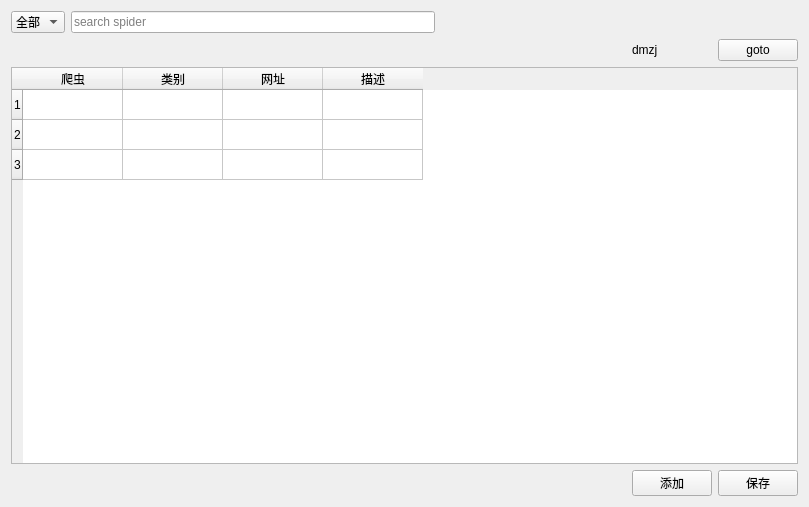
<?xml version="1.0" encoding="UTF-8"?>
<ui version="4.0">
 <class>FormSpiderTable</class>
 <widget class="QWidget" name="FormSpiderTable">
  <property name="geometry">
   <rect>
    <x>0</x>
    <y>0</y>
    <width>809</width>
    <height>507</height>
   </rect>
  </property>
  <property name="windowTitle">
   <string>Form</string>
  </property>
  <layout class="QVBoxLayout" name="verticalLayout">
   <item>
    <layout class="QHBoxLayout" name="horizontalLayout_14">
     <item>
      <widget class="QComboBox" name="cmbTagFilter_2">
       <item>
        <property name="text">
         <string>全部</string>
        </property>
       </item>
       <item>
        <property name="text">
         <string>图片</string>
        </property>
       </item>
       <item>
        <property name="text">
         <string>漫画</string>
        </property>
       </item>
       <item>
        <property name="text">
         <string>文档</string>
        </property>
       </item>
       <item>
        <property name="text">
         <string>BBS</string>
        </property>
       </item>
       <item>
        <property name="text">
         <string>资源</string>
        </property>
       </item>
       <item>
        <property name="text">
         <string>电商</string>
        </property>
       </item>
       <item>
        <property name="text">
         <string>财经</string>
        </property>
       </item>
       <item>
        <property name="text">
         <string>工具</string>
        </property>
       </item>
       <item>
        <property name="text">
         <string>新闻</string>
        </property>
       </item>
      </widget>
     </item>
     <item>
      <widget class="QLineEdit" name="ledKeyword_2">
       <property name="placeholderText">
        <string>search spider</string>
       </property>
      </widget>
     </item>
     <item>
      <spacer name="horizontalSpacer_12">
       <property name="orientation">
        <enum>Qt::Horizontal</enum>
       </property>
       <property name="sizeHint" stdset="0">
        <size>
         <width>40</width>
         <height>20</height>
        </size>
       </property>
      </spacer>
     </item>
    </layout>
   </item>
   <item>
    <layout class="QHBoxLayout" name="horizontalLayout_9">
     <item>
      <spacer name="horizontalSpacer_10">
       <property name="orientation">
        <enum>Qt::Horizontal</enum>
       </property>
       <property name="sizeHint" stdset="0">
        <size>
         <width>40</width>
         <height>20</height>
        </size>
       </property>
      </spacer>
     </item>
     <item>
      <widget class="QLabel" name="lbSpider_2">
       <property name="sizePolicy">
        <sizepolicy hsizetype="Minimum" vsizetype="Preferred">
         <horstretch>0</horstretch>
         <verstretch>0</verstretch>
        </sizepolicy>
       </property>
       <property name="minimumSize">
        <size>
         <width>80</width>
         <height>0</height>
        </size>
       </property>
       <property name="text">
        <string>dmzj</string>
       </property>
      </widget>
     </item>
     <item>
      <widget class="QPushButton" name="btnGotoTemplate_2">
       <property name="text">
        <string>goto</string>
       </property>
      </widget>
     </item>
    </layout>
   </item>
   <item>
    <widget class="QTableWidget" name="tableWidget">
     <row>
      <property name="text">
       <string>1</string>
      </property>
     </row>
     <row>
      <property name="text">
       <string>2</string>
      </property>
     </row>
     <row>
      <property name="text">
       <string>3</string>
      </property>
     </row>
     <column>
      <property name="text">
       <string>爬虫</string>
      </property>
     </column>
     <column>
      <property name="text">
       <string>类别</string>
      </property>
     </column>
     <column>
      <property name="text">
       <string>网址</string>
      </property>
     </column>
     <column>
      <property name="text">
       <string>描述</string>
      </property>
     </column>
    </widget>
   </item>
   <item>
    <layout class="QHBoxLayout" name="horizontalLayout_13">
     <item>
      <spacer name="horizontalSpacer_11">
       <property name="orientation">
        <enum>Qt::Horizontal</enum>
       </property>
       <property name="sizeHint" stdset="0">
        <size>
         <width>40</width>
         <height>20</height>
        </size>
       </property>
      </spacer>
     </item>
     <item>
      <widget class="QPushButton" name="btnNewSpider_2">
       <property name="text">
        <string>添加</string>
       </property>
      </widget>
     </item>
     <item>
      <widget class="QPushButton" name="btnSaveSpiderTable_2">
       <property name="text">
        <string>保存</string>
       </property>
      </widget>
     </item>
    </layout>
   </item>
  </layout>
 </widget>
 <resources>
  <include location="pyscr.qrc"/>
 </resources>
 <connections/>
</ui>
